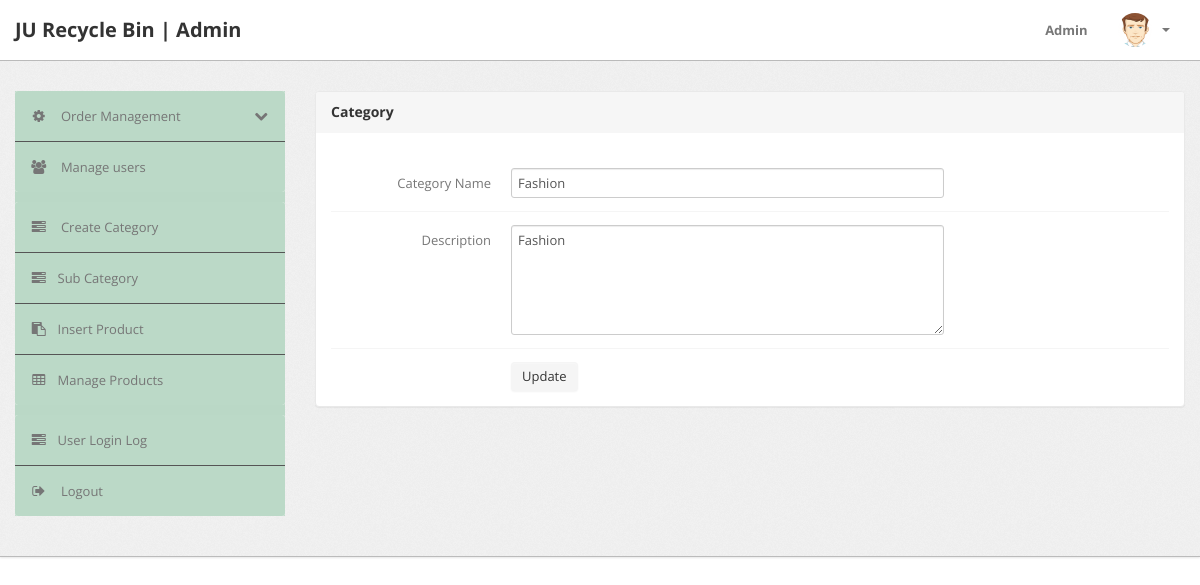
Page /admin/edit-category.php?id=6 (signed in) on the earlier database version.
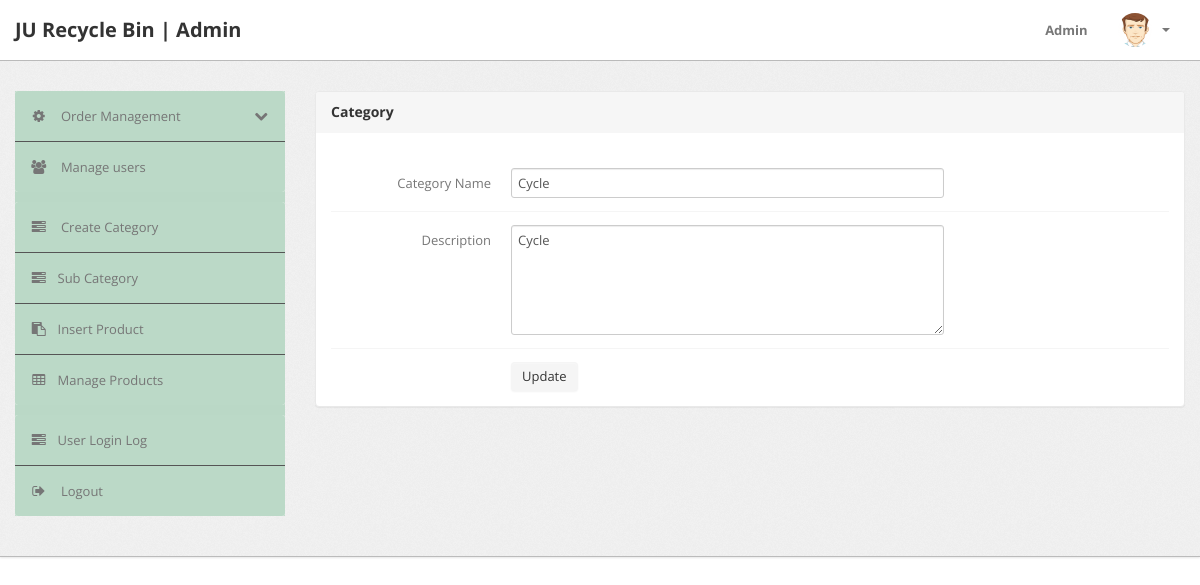
Same page on the later database version.
### tables this page shows
CREATE TABLE `category` (
  `id` int(11) NOT NULL,
  `categoryName` varchar(255) DEFAULT NULL,
  `categoryDescription` longtext,
  `creationDate` timestamp NOT NULL DEFAULT CURRENT_TIMESTAMP,
  `updationDate` varchar(255) DEFAULT NULL
);

### admin/edit-category.php (the view, shortened to what this page needs)
<?php
include('include/config.php');
if(strlen($_SESSION['alogin'])==0)
	{
header('location:index.php');
}
else{
?>
<!DOCTYPE html>
<html lang="en">
<head>
	<link type="text/css" href="bootstrap/css/bootstrap.min.css" rel="stylesheet">
	<link type="text/css" href="bootstrap/css/bootstrap-responsive.min.css" rel="stylesheet">
	<link type="text/css" href="css/theme.css" rel="stylesheet">
	<link type="text/css" href="images/icons/css/font-awesome.css" rel="stylesheet">
</head>
<body>
<?php include('include/header.php');?>
	<div class="wrapper">
		<div class="container">
			<div class="row">
<?php include('include/sidebar.php');?>
			<div class="span9">
					<div class="content">
						<div class="module">
							<div class="module-head">
								<h3>Category</h3>
							</div>
							<div class="module-body">
									<br />
			<form class="form-horizontal row-fluid" name="Category" method="post" >
<?php
$id=intval($_GET['id']);
$query=mysqli_query($con,"select * from category where id='$id'");
while($row=mysqli_fetch_array($query))
{
?>
<div class="control-group">
<label class="control-label" for="basicinput">Category Name</label>
<div class="controls">
<input type="text" placeholder="Enter category Name"  name="category" value="<?php echo  htmlentities($row['categoryName']);?>" class="span8 tip" required>
</div>
</div>
<div class="control-group">
											<label class="control-label" for="basicinput">Description</label>
											<div class="controls">
												<textarea class="span8" name="description" rows="5"><?php echo  htmlentities($row['categoryDescription']);?></textarea>
											</div>
										</div>
									<?php } ?>
	<div class="control-group">
											<div class="controls">
												<button type="submit" name="submit" class="btn">Update</button>
											</div>
										</div>
									</form>
							</div>
						</div>
					</div>
				</div>
			</div>
		</div>
	</div>
<?php include('include/footer.php');?>
</body>
<?php } ?>

Differences in the rows shown:
changed category: category "Fashion" → "Cycle"; description "Fashion" → "Cycle"
